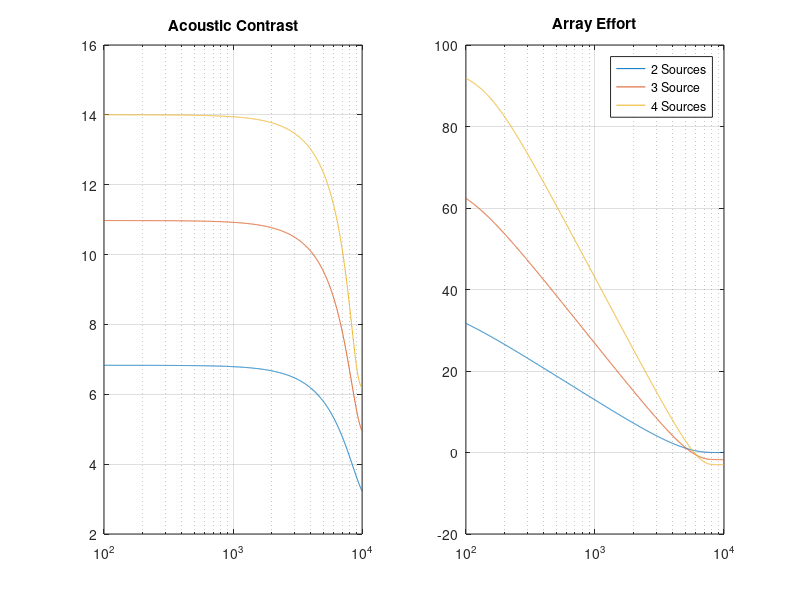
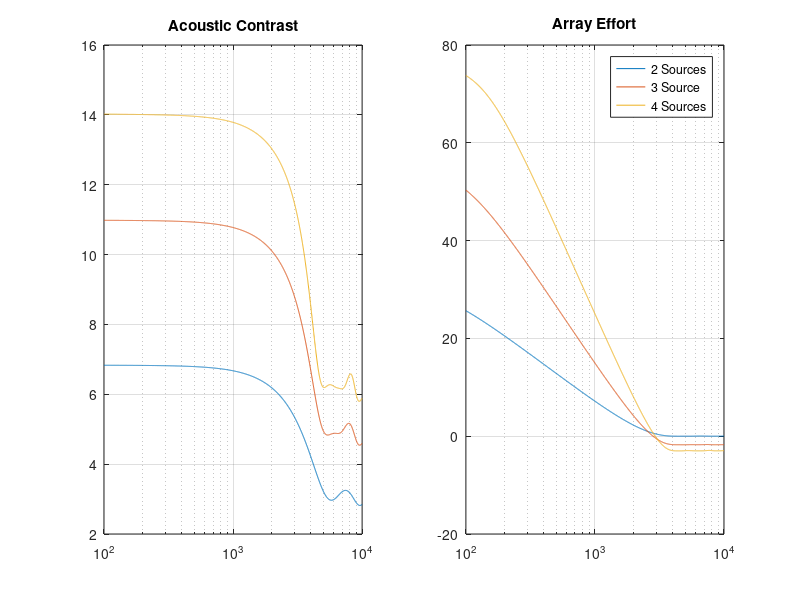
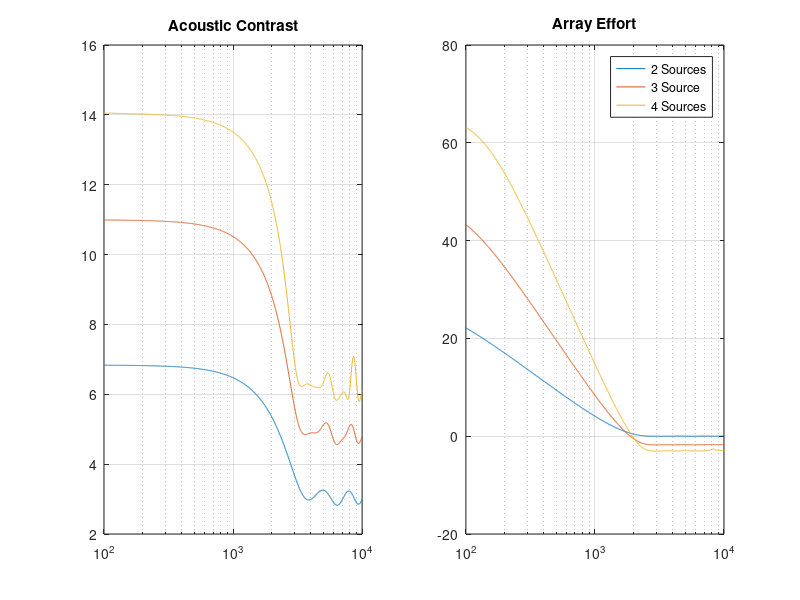

Reproduce these figures in MATLAB, in order.
% Radius at 1
% 5 Bright points in Cross shape
% Sphere of 266 equally spaced points
% NR          - No Regularization
% EF          - End Fire
% NR_EF_#     - Numer of sources
% NR_EF_2_#cm - equal spacing between each

clc
clear 
load freq

figure('Name','2 cm spacing','NumberTitle','off')
load NR_EF_2_2cm
subplot(1,2,1)
semilogx(freq,AC),title('Acoustic Contrast')
subplot(1,2,2)
semilogx(freq,AE),title('Array Effort')


load NR_EF_3_2cm
subplot(1,2,1),hold on
semilogx(freq,AC),title('Acoustic Contrast')
subplot(1,2,2),hold on
semilogx(freq,AE),title('Array Effort')

load NR_EF_4_2cm
subplot(1,2,1),hold on
semilogx(freq,AC),title('Acoustic Contrast')
subplot(1,2,2),hold on
semilogx(freq,AE),title('Array Effort')

subplot(1,2,1)
grid
subplot(1,2,2)
grid
legend('2 Sources','3 Source','4 Sources')


%%
figure('Name','4 cm spacing','NumberTitle','off')
load NR_EF_2_4cm
subplot(1,2,1)
semilogx(freq,AC),title('Acoustic Contrast')
subplot(1,2,2)
semilogx(freq,AE),title('Array Effort')


% figure(2)
load NR_EF_3_4cm
subplot(1,2,1),hold on
semilogx(freq,AC),title('Acoustic Contrast')
subplot(1,2,2),hold on
semilogx(freq,AE),title('Array Effort')

% figure(2)
load NR_EF_4_4cm
subplot(1,2,1),hold on
semilogx(freq,AC),title('Acoustic Contrast')
subplot(1,2,2),hold on
semilogx(freq,AE),title('Array Effort')

subplot(1,2,1)
grid
subplot(1,2,2)
grid
legend('2 Sources','3 Source','4 Sources')

%%
figure('Name','6 cm spacing','NumberTitle','off')
load NR_EF_2_6cm
subplot(1,2,1)
semilogx(freq,AC),title('Acoustic Contrast')
subplot(1,2,2)
semilogx(freq,AE),title('Array Effort')


load NR_EF_3_6cm
subplot(1,2,1),hold on
semilogx(freq,AC),title('Acoustic Contrast')
subplot(1,2,2),hold on
semilogx(freq,AE),title('Array Effort')

load NR_EF_4_6cm
subplot(1,2,1),hold on
semilogx(freq,AC),title('Acoustic Contrast')
subplot(1,2,2),hold on
semilogx(freq,AE),title('Array Effort')

subplot(1,2,1)
grid
subplot(1,2,2)
grid
legend('2 Sources','3 Source','4 Sources')

%%
